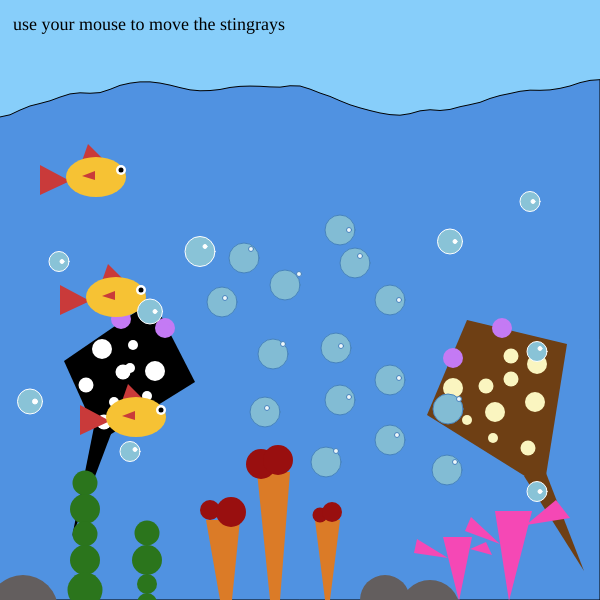
Frame 1 (no input)
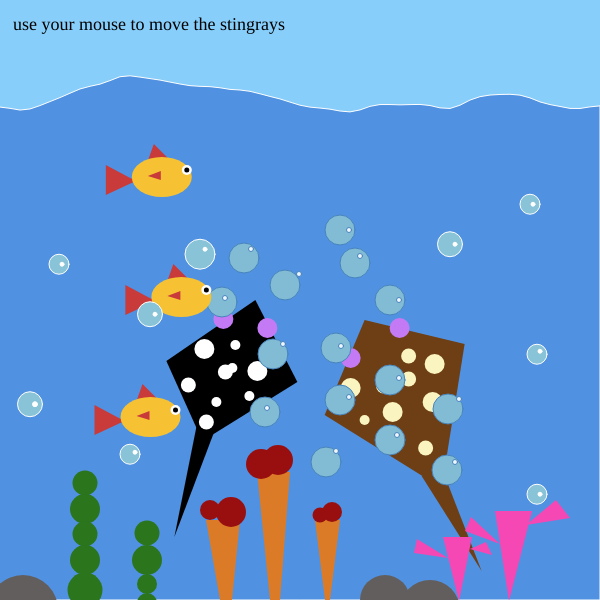
Frame 60 (no input)
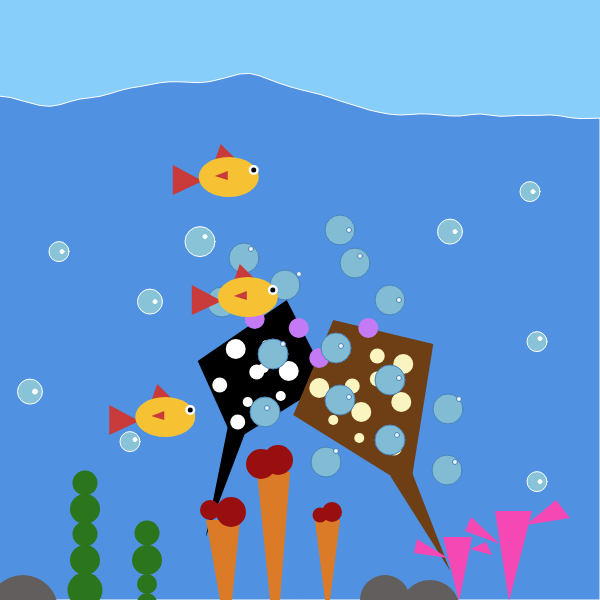
Frame 120 (the mouse pressed at the canvas centre since frame 60)

The p5.js sketch that drew these frames (run headless with seeded random() and noise() and a simulated clock; from frame 60 on, the mouse is pressed at the canvas centre):

// p5.js sketch
// ── sketch.js
//STINGRAY
let a1 = 103;
let b1 = 471;
let a2 = 253;
let b2 = 284;

let c1 = 400;
let d1 = 450;
let c2 = 400;
let d2 = 450;

let x1, x2, y1, y2;
let testX;
let testY;
let speedX = 50;
let speedY = 50;

//BUBBLES
let circleY = [
  285,
  300,
  230,
  400,
  380,
  263,
  348,
  354,
  440,
  412,
  462,
  258,
  302,
  409,
  470,
];
let circleX = [
  285,
  390,
  340,
  340,
  390,
  355,
  336,
  273,
  390,
  265,
  326,
  244,
  222,
  448,
  447,
];

let circleA = [
  274,
  300,
  230,
  397,
  378,
  256,
  346,
  344,
  435,
  408,
  451,
  249,
  298,
  399,
  462,
];
let circleB = [
  299,
  399,
  349,
  349,
  399,
  360,
  341,
  283,
  397,
  267,
  336,
  251,
  225,
  459,
  455,
];
let ySpd = [];
let xSpd = [];
let yTest = [];
let xTest = [];

//moving bubbles
let bub = 0;

//moving fishes

let f = [];
let g = [];
let speed = [];

//stingray baby position
let babyX1 = 0;
let babyY1 = 0;

let babyX2 = 0;
let babyY2 = 0;

let babyX3 = 0;
let babyY3 = 0;

let babyX4 = 0;
let babyY4 = 0;

//fish babies color change
let color1 = "#EA7442";
let color2 = "#E2D03F";
let color3 = "#F03272";
let color4 = "#A842EA";

//waves
let yoff = 0.0;

function setup() {
  createCanvas(600, 600);

  // noStroke();
  // fill(185, 208, 230);
  // rect(0, 0, 600, 115);

  x1 = width / 4;
  x2 = (width * 3) / 4;
  y1 = height / 2;
  y2 = height / 2;

  //bubbles
  for (let i = 0; i < 15; i++) {
    xSpd.push(random(-3, 3));
    // ySpd.push(random(-2, 2));
    xTest.push(random(-5, 3));
  }

  //moving fishes
  for (let i = 0; i < 3; i++) {
    f[i] = 20 * i;
    g[i] = 120 * i;
    speed[i] = random(0, 2.5);
  }
}

function draw() {
  background(135, 206, 250);

  //noise waves from p5.js reference

  fill("#5092E1");
  // We are going to draw a polygon out of the wave points
  beginShape();

  let xoff = 0;

  // Iterate over horizontal pixels
  for (let x = 0; x <= width; x += 10) {
    let y = map(noise(xoff, yoff), 0.5, 3.5, 100, 400);

    // Set the vertex
    vertex(x, y);
    // Increment x dimension for noise
    xoff += 0.05;
  }
  // increment y dimension for noise
  yoff += 0.01;
  vertex(width, height);
  vertex(0, height);
  endShape();

  let X1Speed = 1.5;

  //baseline-follows the mouse
  testX = mouseX;
  testY = mouseY;

  //exception number 1 mouse==00 go to your center
  if (mouseX == 0 && mouseY == 0) {
    testX = width / 2;
    testY = height / 2;

    fill(0);
    noStroke();
    textSize(18);
    textFont("Montserrat");
    text("use your mouse to move the stingrays", 13, 30);
  }

  //exception number 2 millis>10000

  let msSinceStartofsketch = millis();
  if (msSinceStartofsketch >= 6000) {
    testX = width / 2;
    testY = height / 2 - 100;

    //baby stingray changing color
    if (key == "1") {
      color1 = "#8BDC8F";

      color2 = "#DC5252";

      color3 = "#495FA5";

      color4 = "#C041DD";
    }
    if (key == "2") {
      color1 = "#4A54A1";

      color2 = "#A43636";

      color3 = "#C6A51D";

      color4 = "#27B71F";
    }
    if (key == "3") {
      color1 = "#873999";

      color2 = "#B6DD70";

      color3 = "#E7915D";

      color4 = "#E5E75E";
    }
  }

  // math to go to testX and testY
  x1 += (testX - x1) / speedX;
  y1 += (testY - y1) / speedY;
  x2 += (testX - x2) / speedX;
  y2 += (testY - y2) / speedY;
  // console.log(x1);
  noStroke();
  stingray(x1, y1);
  stingrayright(x2 + 20, y2 + 20);

  //bubbles move left and right
  push();
  for (let i = 0; i < 15; i++) {
    // console.log(circleX[i])
    stroke(71, 131, 189);
    fill("#82BCD4");

    circle(circleX[i], circleY[i], 30);

    stroke(71, 131, 189);
    fill("#EFF7FA");

    circle(circleB[i], circleA[i], 5);
    //circle(circleX[i], circleY[i], 5);

    if (testX == width / 2 && testY == height / 2 - 100) {
    
      //rays goes to the middle
      ySpd[i] += yTest[i];
      xSpd[i] += xTest[i];
      circleX[i] += xSpd[i];
      circleB[i] += xSpd[i];

      //pops put the circles
      let mmsSinceStartofsketch = millis;
      if (msSinceStartofsketch >= 9000 && msSinceStartofsketch < 15000) {
        push();
        strokeWeight(4);
        stroke(250, 160, 30);
        noFill();
        translate(width / 2, height / 2);
        for (let i = 0; i < 100; i++) {
          circle(10, i * 3, 20);
          rotate(frameCount * 0.01);
        }

        pop();

        push();

        stroke("#0E2138");
        strokeWeight(3);
        fill("#9CDEE4");
        textSize(70);
        textFont("Montserrat");
        textStyle(BOLD);
        text("MAGIC", 180, 260);
        text("IS", 270, 315);
        text("HAPPENING !!", 64, 370);

        pop();
      }

      if (msSinceStartofsketch >= 15000 && msSinceStartofsketch < 16000) {
        noStroke();
        stingraybaby(color1, 0, 0);
      }

      if (msSinceStartofsketch >= 16000 && msSinceStartofsketch < 17000) {
        noStroke();
        stingraybaby2(color2, 0, 0);
        stingraybaby(color1, 0, 0);
      }
      if (msSinceStartofsketch >= 17000 && msSinceStartofsketch < 18000) {
        stingraybaby3(color3, 0, 0);
        stingraybaby2(color2, 0, 0);
        stingraybaby(color1, 0, 0);
      }
      if (msSinceStartofsketch >= 18000 && msSinceStartofsketch < 23000) {
        stingraybaby4(color4, 0, 0);
        stingraybaby3(color3, 0, 0);
        stingraybaby2(color2, 0, 0);
        stingraybaby(color1, 0, 0);

        fill(0);
        textSize(18);
        textFont("Montserrat");
        text("press 1,2,3 to change the baby's color", 13, 30);
      }

      if (msSinceStartofsketch >= 23000) {
        babyX4 += 0.1;
        babyY4 += 0.1;
        stingraybaby4(color4, babyX4, babyY4);

        babyX3 -= 0.05;
        babyY3 += 0.1;
        stingraybaby3(color3, babyX3, babyY3);

        babyX2 += 0.1;
        babyY2 += 0.1;
        stingraybaby2(color2, babyX2, babyY2);

        babyX1 -= 0.05;
        babyY1 += 0.1;
        stingraybaby(color1, babyX1, babyY1);
      }
    }
  }
  pop();

  decoration();

  //moving fishes
  fish1();

  fill(255);
  for (let i = 0; i < 3; i++) {
    f[i] += speed[i];
    if (f[i] >= 610) {
      f[i] = 20 * i;
    }
  }

  //up and down bubbles
  let sinOutputC = sin(frameCount * 0.05);

  let circleC = 400 + sinOutputC * 30;

  //up and down bubbles sketch
  stroke(255);
  fill("#89C3D7");
  circle(30, circleC, 25);
  circle(200, circleC - 150, 30);
  circle(537, circleC - 50, 20);
  circle(150, circleC - 90, 25);
  circle(537, circleC + 90, 20);

  circle(59, circleC - 140, 20);
  circle(450, circleC - 160, 25);
  circle(530, circleC - 200, 20);
  circle(130, circleC + 50, 20);

  fill(255);
  circle(35, circleC, 5);
  circle(205, circleC - 155, 4);
  circle(540, circleC - 53, 4);
  circle(155, circleC - 90, 4);
  circle(540, circleC + 90, 4);

  circle(62, circleC - 140, 4);
  circle(455, circleC - 160, 4);
  circle(533, circleC - 200, 4);
  circle(135, circleC + 48, 4);

  bub = bub + 1;

  // fill(0);
  // //   // showing the coordinates of x and y on the canvas
  // text("x:" + mouseX + "y:" + mouseY, mouseX, mouseY);
}
function stingray(x1, y1) {
  push();
  translate(x1, y1);
  //tail
  fill(0);
  beginShape();
  vertex(-59, 127);
  vertex(-42, 134);
  vertex(-81, 237);
  vertex(-59, 127);
  endShape();

  //stingray left
  fill(0);
  beginShape();
  vertex(0, 0);
  vertex(42, 82);
  vertex(-53, 141);
  vertex(-89, 61);
  vertex(0, 0);

  endShape();

  fill(255);
  circle(-51, 49, 20);
  circle(-39, 102, 10);
  circle(-30, 72, 15);
  circle(2, 71, 20);
  circle(-6, 96, 10);
  circle(-67, 85, 15);
  circle(-49, 122, 15);
  circle(-20, 45, 10);
  circle(-23, 68, 10);

  //stingray left eyes
  fill(196, 122, 244);
  circle(12, 28, 20);
  circle(12, 28, 10);
  circle(-32, 19, 20);
  circle(-32, 19, 10);

  pop();
}

function stingrayright(x2, y2) {
  push();
  translate(x2, y2);
  //tail 2
  fill(110, 63, 20);
  beginShape();
  vertex(79, 153);
  vertex(117, 251);
  vertex(57, 156);
  vertex(79, 153);
  endShape();

  //stingray right
  fill(110, 63, 20);
  beginShape();
  vertex(0, 0);
  vertex(100, 24);
  vertex(77, 168);
  vertex(-40, 95);
  vertex(0, 0);

  endShape();

  fill(250, 245, 192);
  circle(-14, 68, 20);
  circle(0, 100, 10);
  circle(19, 66, 15);
  circle(26, 118, 10);
  circle(28, 92, 20);
  circle(44, 36, 15);
  circle(61, 128, 15);
  circle(68, 82, 20);
  circle(70, 44, 20);
  circle(44, 59, 15);

  //stingray right eyes
  fill(196, 122, 244);
  circle(-14, 38, 20);
  circle(-14, 38, 10);
  circle(35, 8, 20);
  circle(35, 8, 10);

  pop();
}

function stingraybaby(color1, x, y) {
  push();

  translate(x, y);
  //stingray babies
  //tail
  // fill(212, 168, 63);
  noStroke();
  fill(color1);
  beginShape();
  vertex(529, 180);
  vertex(540, 180);
  vertex(576, 250);
  vertex(529, 180);
  endShape();

  //body
  fill(color1);
  beginShape();
  vertex(503, 122);
  vertex(500, 165);
  vertex(540, 189);
  vertex(538, 136);
  vertex(503, 122);

  endShape();

  //eyes
  fill(196, 122, 244);
  circle(500, 139, 10);
  fill(0);
  circle(500, 139, 5);
  fill(196, 122, 244);
  circle(519, 124, 10);
  fill(0);
  circle(519, 124, 5);
  pop();
}
function stingraybaby2(color2, x, y) {
  push();

  translate(x, y);
  noStroke();
  fill(color2);
  beginShape();
  vertex(48, 282);
  vertex(58, 286);
  vertex(31, 335);
  vertex(48, 282);
  endShape();

  //body
  fill(color2);
  beginShape();
  vertex(93, 224);
  vertex(38, 248);
  vertex(50, 289);
  vertex(106, 273);
  vertex(93, 224);

  endShape();

  //eyes
  fill(196, 122, 244);
  circle(74, 231, 10);
  fill(0);
  circle(74, 231, 5);
  fill(196, 122, 244);
  circle(97, 239, 10);
  fill(0);
  circle(97, 239, 5);

  pop();
}

function stingraybaby3(color3, x, y) {
  push();
  translate(x, y);
  noStroke();
  fill(color3);
  beginShape();
  vertex(183, 359);
  vertex(197, 368);
  vertex(226, 316);
  vertex(183, 359);
  endShape();

  //body
  fill(color3);
  beginShape();
  vertex(197, 353);
  vertex(133, 365);
  vertex(132, 414);
  vertex(198, 406);
  vertex(197, 353);

  endShape();

  //eyes
  fill(196, 122, 244);
  circle(131, 398, 10);
  fill(0);
  circle(131, 398, 5);
  fill(196, 122, 244);
  circle(147, 413, 10);
  fill(0);
  circle(147, 413, 5);
  pop();
}

function stingraybaby4(color4, x, y) {
  push();
  translate(x, y);
  noStroke();
  fill(color4);
  beginShape();
  vertex(420, 326);
  vertex(420, 337);
  vertex(360, 331);
  vertex(420, 326);
  endShape();

  //body
  fill(color4);
  beginShape();
  vertex(507, 334);
  vertex(464, 300);
  vertex(412, 332);
  vertex(464, 366);
  vertex(507, 334);

  endShape();

  //eyes
  fill(196, 122, 244);
  circle(495, 325, 10);
  fill(0);
  circle(495, 325, 5);
  fill(196, 122, 244);
  circle(495, 345, 10);
  fill(0);
  circle(495, 345, 5);

  pop();
}

function fish1() {
  for (let i = 0; i < 3; i++) {
    push();
    translate(f[i], g[i]);

    //fin 1
    fill(201, 58, 58);
    triangle(70, 181, 40, 165, 40, 195);
    triangle(103, 159, 82, 161, 88, 144);

    //body
    fill(246, 194, 52);
    ellipse(96, 177, 60, 40);

    //fin
    fill(201, 58, 58);
    triangle(82, 176, 95, 171, 95, 180);

    //eyes
    fill(255);
    circle(121, 170, 10);
    fill(0);
    circle(121, 170, 5);

    pop();
  }
}

function decoration() {
  noStroke();
  //seaweed
  fill(43, 117, 28);
  circle(85, 483, 25);
  circle(85, 509, 30);
  circle(85, 534, 25);
  circle(85, 560, 30);
  circle(85, 590, 35);

  fill(43, 117, 28);
  circle(147, 533, 25);
  circle(147, 560, 30);
  circle(147, 584, 20);
  circle(147, 603, 20);

  //cone
  fill(219, 123, 39);

  beginShape();
  vertex(206, 520);
  vertex(240, 520);
  vertex(232, 600);
  vertex(220, 600);
  vertex(206, 520);
  endShape();

  beginShape();
  vertex(257, 472);
  vertex(290, 472);
  vertex(280, 600);
  vertex(270, 600);
  vertex(257, 472);
  endShape();

  beginShape();
  vertex(315, 520);
  vertex(340, 520);
  vertex(330, 600);
  vertex(325, 600);
  vertex(315, 520);
  endShape();

  fill(153, 15, 15);
  circle(210, 510, 20);
  circle(231, 512, 30);
  circle(261, 464, 30);
  circle(278, 460, 30);
  circle(320, 515, 15);
  circle(332, 512, 20);

  //pink cones
  fill(245, 72, 181);
  triangle(443, 537, 472, 537, 459, 601);
  triangle(448, 558, 417, 539, 414, 553);
  triangle(470, 549, 486, 542, 492, 555);

  fill(245, 72, 181);
  triangle(495, 511, 532, 511, 509, 601);
  triangle(500, 544, 471, 517, 465, 531);
  triangle(526, 525, 556, 500, 570, 518);

  //rocks
  fill(99, 94, 94);
  circle(385, 600, 50);
  circle(430, 610, 60);
  circle(23, 610, 70);
}

// ── style.css
html, body {
  margin: 0;
  padding: 0;
  background-color: #ffffff;
}
canvas {
  display: block;
  
}

img{
width: 2200px
}
.capt1{
  font-family: 'Lucida Sans', 'Lucida Sans Regular', 'Lucida Grande', 'Lucida Sans Unicode', Geneva, Verdana, sans-serif;
  font: size 2000px;
  text-align: center;
  color: rgb(69, 204, 159);
  font-weight: bold;
  
}
h1{
  font-family: 'Lucida Sans', 'Lucida Sans Regular', 'Lucida Grande', 'Lucida Sans Unicode', Geneva, Verdana, sans-serif;
  font: size 2000px;
  color: rgb(27, 139, 102);
}
.capt2{
  font-family: 'Lucida Sans', 'Lucida Sans Regular', 'Lucida Grande', 'Lucida Sans Unicode', Geneva, Verdana, sans-serif;
  font: size 2000px;
  text-align: center;
  color: rgb(27, 64, 52);
}
